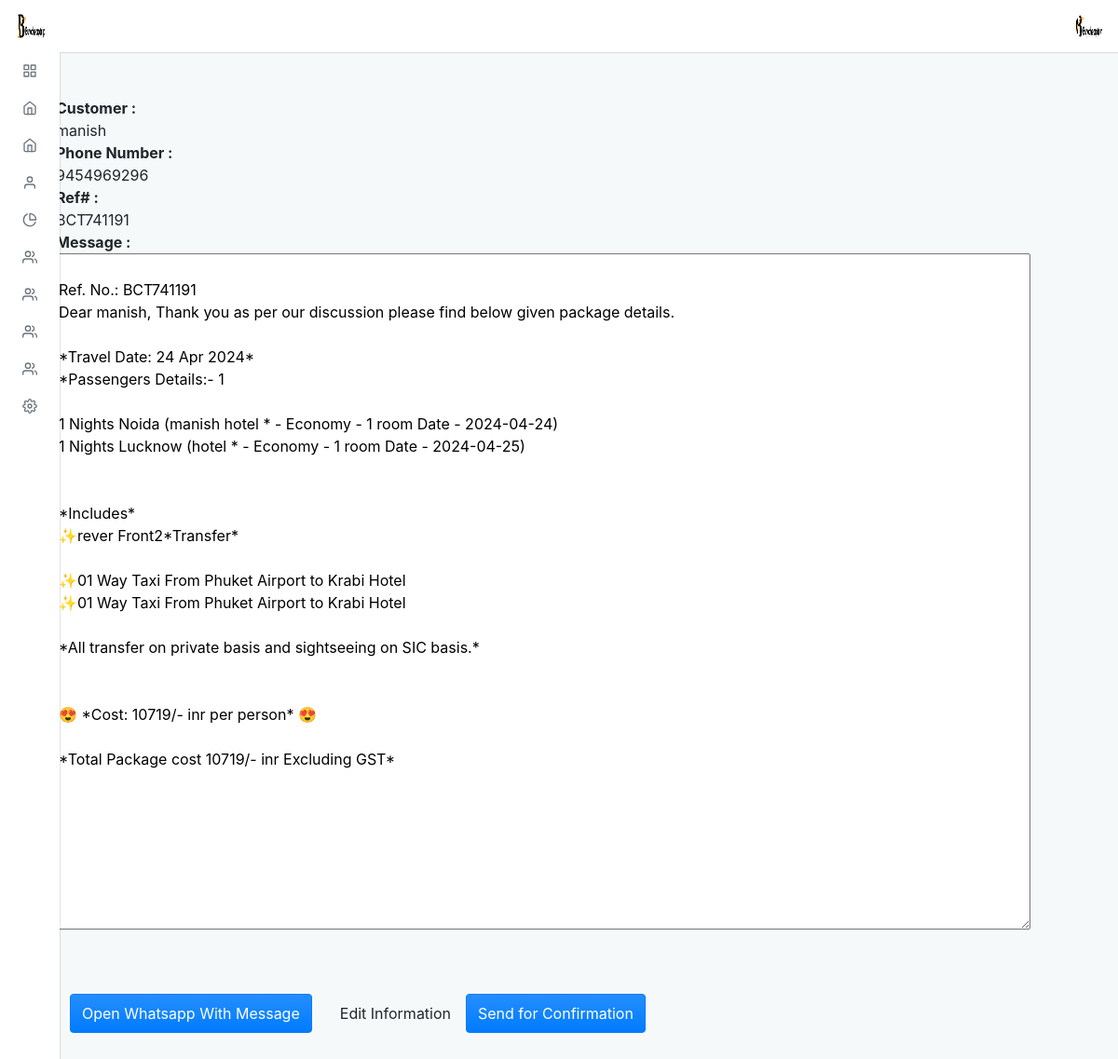
The app's page /admin/default/thailand_package_details?reff_id=BCT741191 (signed in) with its own data.
### tables this page shows
CREATE TABLE `thailand_customers` (
  `cust_id` int(11) NOT NULL,
  `customer_name` varchar(150) NOT NULL,
  `reff_id` varchar(10) NOT NULL,
  `email` varchar(75) NOT NULL,
  `phone` varchar(15) NOT NULL,
  `pax` int(20) NOT NULL,
  `package_inr` double NOT NULL,
  `persion_inr` double NOT NULL,
  `travel_date` varchar(50) NOT NULL,
  `create_date` date NOT NULL DEFAULT current_timestamp(),
  `status` enum('pending','cancel','confirm','') NOT NULL DEFAULT 'pending',
  `account_id` varchar(255) NOT NULL
);

CREATE TABLE `thailand_hotel` (
  `thailand_hotel_id` int(11) NOT NULL,
  `hotelcity_name` varchar(100) NOT NULL,
  `hotels` varchar(100) NOT NULL,
  `category_name` varchar(100) NOT NULL,
  `rooms` int(100) NOT NULL,
  `nights` int(100) NOT NULL,
  `ex_adults` varchar(100) DEFAULT NULL,
  `refer_id` varchar(50) NOT NULL,
  `prices` double DEFAULT NULL,
  `reff_id` varchar(20) NOT NULL,
  `hotel_date` timestamp NOT NULL DEFAULT current_timestamp() ON UPDATE current_timestamp(),
  `hotelCheckinDate` varchar(100) NOT NULL,
  `account_id` varchar(100) DEFAULT NULL
);

CREATE TABLE `cities` (
  `city_id` int(11) NOT NULL,
  `city_name` varchar(100) NOT NULL
);

CREATE TABLE `hotels` (
  `hotel_id` int(11) NOT NULL,
  `hotel_name` varchar(100) NOT NULL,
  `hcity_id` int(5) NOT NULL
);

CREATE TABLE `hotel_categories` (
  `hcategory_id` int(11) NOT NULL,
  `category_name` varchar(100) NOT NULL,
  `hc_id` int(10) NOT NULL,
  `prices` double NOT NULL
);

CREATE TABLE `thailand_sightseeing` (
  `thailand_sight_id` int(255) NOT NULL,
  `sight_city` varchar(255) NOT NULL,
  `sightseeing` varchar(255) NOT NULL,
  `prices` varchar(255) NOT NULL,
  `sight_persion` varchar(255) NOT NULL,
  `sightCheckinDate` varchar(255) NOT NULL,
  `refer_id` varchar(255) NOT NULL,
  `account_id` varchar(255) DEFAULT NULL,
  `reff_id` varchar(15) NOT NULL
);

CREATE TABLE `sightseeing` (
  `sight_id` int(11) NOT NULL,
  `sight_name` varchar(150) NOT NULL,
  `prices` double NOT NULL,
  `tsight_id` int(11) NOT NULL
);

CREATE TABLE `thailand_transport` (
  `thailand_transport_id` int(255) NOT NULL,
  `transport` varchar(255) NOT NULL,
  `prices` varchar(255) NOT NULL,
  `transport_city` varchar(255) NOT NULL,
  `refer_id` varchar(255) NOT NULL,
  `transCheckinDate` varchar(100) DEFAULT NULL,
  `account_id` varchar(100) DEFAULT NULL,
  `trans_pax` varchar(100) NOT NULL,
  `reff_id` varchar(15) NOT NULL
);

CREATE TABLE `transport` (
  `trans_id` int(11) NOT NULL,
  `transport_name` varchar(150) NOT NULL,
  `prices` double NOT NULL,
  `tcity_id` int(11) NOT NULL
);

### admin/default/thailand_package_details.php (the view, shortened to what this page needs)
<?php
include "../../connection.php";
?>
<?php $page = "";
include("./incluede/header.php") ?>
<form action="" method="post">
                            <section class="content">
                                <br>
                                <div class="box box-default">
                                    <br>
                                    <div class="row">
                                        <?php
                                        if(isset($_GET['reff_id'])) {
                                            $reff_id = $_GET['reff_id'];
                                            $escaped_reff_id = mysqli_real_escape_string($conn, $reff_id);
                                            $sql = "SELECT * FROM thailand_customers WHERE reff_id = '$escaped_reff_id'";
                                            $result = mysqli_query($conn, $sql);
                                            if (mysqli_num_rows($result) > 0) {
                                                while($row = mysqli_fetch_assoc($result)) {
                                               ?>
                                        <div class="container">
                                            <div class="col-md-2">
                                                <b>Customer :</b>
                                            </div>
                                            <div class="col-md-4">
                                                <?php echo $row['customer_name']?> </div>
                                        </div>
                                    </div>
                                    <div class="row">
                                        <div class="container">
                                            <div class="col-md-2"> <b>Phone Number :</b> </div>
                                            <div class="col-md-4">
                                                <?php  echo $row['phone']?> </div>
                                        </div>
                                    </div>
                                    <div class="row">
                                        <div class="container">
                                            <div class="col-md-2">
                                                <b>Ref# :</b>
                                            </div>
                                            <div class="col-md-4">
                                                <?php echo $row['reff_id']?> </div>
                                        </div>
                                    </div>
                                    <div class="row">
                                        <div class="container">
                                            <div class="col-md-2">
                                                <b>Message :</b>
                                            </div>
                                            <div class="col-md-4">
                                                <textarea rows="30" cols="100" name="message" id="message" readonly>
Ref. No.: <?php echo $row['reff_id'] ?>
Dear <?php echo $row['customer_name'] ?>, Thank you as per our discussion please find below given package details.
<?php
$timestamp = strtotime($row['travel_date']);
$formatted_date = date("d M Y", $timestamp);
?>
*Travel Date: <?php echo $formatted_date; ?>*
*Passengers Details:- <?php echo $row['pax']; ?>
<?php
 if(isset($_GET['reff_id'])) {
    $reff_id = $_GET['reff_id'];
    $escaped_reff_id = mysqli_real_escape_string($conn, $reff_id);
    $sql = "SELECT th.*, c.*, h.*,hc.*
        FROM thailand_hotel th
        JOIN cities c ON c.city_id = th.hotelcity_name
        JOIN hotels h ON h.hotel_id = th.hotels
        JOIN hotel_categories hc ON hc.prices = th.category_name
        WHERE th.reff_id = '$escaped_reff_id'";
    $result = mysqli_query($conn, $sql);
    if (mysqli_num_rows($result) > 0) {
        while($hot = mysqli_fetch_assoc($result)) {
            ?>
<?php echo $hot['nights']  ?> Nights <?php echo $hot['city_name'] ?> (<?php echo $hot['hotel_name'] ?> * - <?php echo $hot['category_name'] ?> - <?php echo $hot['rooms'] ?> room Date - <?php echo $hot['hotelCheckinDate'] ?>)
<?php
 }
} else {
    echo "No results";
}
}
?>
*Includes*
<?php
 if(isset($_GET['reff_id'])) {
    $reff_id = $_GET['reff_id'];
    $escaped_reff_id = mysqli_real_escape_string($conn, $reff_id);
    $sql = "SELECT ts.*, c.*, s.*
        FROM thailand_sightseeing ts
        JOIN cities c ON c.city_id = ts.sight_city
        JOIN sightseeing s ON s.prices = ts.sightseeing
        WHERE ts.reff_id = '$escaped_reff_id'";
$result = mysqli_query($conn, $sql);
if (mysqli_num_rows($result) > 0) {
    while($sight = mysqli_fetch_assoc($result)) {
   ?>
✨<?php
  echo $sight['sight_name']?>
<?php
    }
}
} else {
    echo "No results";
}
?>
*Transfer*
<?php
 if(isset($_GET['reff_id'])) {
    $reff_id = $_GET['reff_id'];
    $escaped_reff_id = mysqli_real_escape_string($conn, $reff_id);
    $sql = "SELECT tt.*, c.*, t.*
        FROM thailand_transport tt
        JOIN cities c ON c.city_id = tt.transport_city
        JOIN transport t ON t.trans_id = tt.transport
        WHERE tt.reff_id = '$escaped_reff_id'";
    $result = mysqli_query($conn, $sql);
    if (mysqli_num_rows($result) > 0) {
        while($trans = mysqli_fetch_assoc($result)) {
       ?>
✨<?php
 echo $trans['transport_name']?>
<?php
        }
    }
    } else {
        echo "No results";
    }
?>
*All transfer on private basis and sightseeing on SIC basis.*
😍 *Cost: <?php echo $row['persion_inr'] ?>/- inr per person* 😍
*Total Package cost <?php echo $row['package_inr'] ?>/- inr Excluding GST*
 </textarea>
                                            </div>
                                        </div>
                                    </div><br>
                                    <div class="row">
                                        <div class="container">
                                            <div class="col-md-2"> &nbsp;</div>
                                            <div class="col-md-8">
                                                <table>
                                                    <tr>
                                                        <td style="padding: 15px;">
                                                            <a id="aWhatsapp" name="aWhatsapp" href="https://wa.me/<?php echo $row['phone'] ?>" target="_blank" class="btn btn-primary">Open Whatsapp With Message</a>
                                                        </td>
                                                        <td style="padding: 15px;">
                      Edit Information
                  </td>
                                                        <td>
                                                            <form action="" method="POST" id="send_confirmation_frm">
                      <button type="submit" name="send_confirmation" id="send_confirmation" class="btn btn-primary" ><i class="fa fa-envelope"></i> Send for Confirmation</button>
                    </form>
                                                        </td>
                                                    </tr>
                                                </table>
                                            </div>
                                        </div>
                                    </div><br><br><br><br><br>
                                </div>
                            </section>
                            <?php
 }
} else {
    echo "No results";
}
}
?>
                        </form>
                        <?php include("./incluede/footer.php") ?>

### admin/default/incluede/header.php (shortened to what this page needs)
<!DOCTYPE html>
<html lang="en">
<head>
  <link rel="stylesheet" type="text/css" href="./dist/css/adminx.css" media="screen" />
</head>
<body class=" virat">
  <div class="adminx-container">
    <?php
    $query = "select * from admin_login";
    $result = mysqli_query($conn, $query);
    while ($row = mysqli_fetch_assoc($result)) {
    ?>
      <nav class="navbar navbar-expand justify-content-between fixed-top virat_1">
        <a class="navbar-brand mb-0 h1 d-none d-md-block" href="admin">
          <img src="../upload/<?php echo $row['image']; ?>" class="navbar-brand-image d-inline-block align-top mr-2" class="circle" alt="">
        </a>
        <ul class="navbar-nav d-flex justify-content-end mr-2">
          <li class="nav-item dropdown">
            <a class="nav-link avatar-with-name" id="navbarDropdownMenuLink" data-toggle="dropdown" href="#">
              <img src="../upload/<?php echo $row['image']; ?>" class="d-inline-block align-top" class="rounded" alt="">
            </a>
          </li>
        </ul>
      <?php
    }
      ?>
      </nav>
      <div class="adminx-sidebar expand-hover push">
        <ul class="sidebar-nav">
          <li class="sidebar-nav-item">
            <a href="admin" class="sidebar-nav-link <?php if ($page == 'home') {
                                                      echo 'active';
                                                    } ?>">
              <span class="sidebar-nav-icon">
                <i data-feather="grid"></i>
              </span>
            </a>
          </li>
          <li class="sidebar-nav-item">
            <a class="sidebar-nav-link <?php if ($page == 'thailand') {
                                          echo 'active';
                                        } ?> collapsed" data-toggle="collapse" href="#examplepackage" aria-expanded="false" aria-controls="examplepackage">
              <span class="sidebar-nav-icon">
                <i data-feather="home"></i>
              </span>
            </a>
          </li>
          <li class="sidebar-nav-item">
            <a class="sidebar-nav-link <?php if ($page == 'slider') {
                                          echo 'active';
                                        } ?> collapsed" data-toggle="collapse" href="#example" aria-expanded="false" aria-controls="example">
              <span class="sidebar-nav-icon">
                <i data-feather="home"></i>
              </span>
            </a>
          </li>
          <li class="sidebar-nav-item">
            <a class=" sidebar-nav-link <?php if ($page == 'about') {
                                          echo 'active';
                                        } ?> collapsed" data-toggle="collapse" href="#exampl_a" aria-expanded="false" aria-controls="exampl_a">
              <span class="sidebar-nav-icon">
                <i data-feather="user"></i>
              </span>
            </a>
          </li>
          <li class="sidebar-nav-item">
            <a class=" sidebar-nav-link <?php if ($page == 'our') {
                                          echo 'active';
                                        } ?> collapsed" data-toggle="collapse" href="#examp" aria-expanded="false" aria-controls="examp">
              <span class="sidebar-nav-icon">
                <i data-feather="pie-chart"></i>
              </span>
            </a>
          </li>
          <li class="sidebar-nav-item">
            <a class=" sidebar-nav-link <?php if ($page == 'transport') {
                                          echo 'active';
                                        } ?> collapsed" data-toggle="collapse" href="#exa_team" aria-expanded="false" aria-controls="exa_team">
              <span class="sidebar-nav-icon">
                <i data-feather="users"></i>
              </span>
            </a>
          </li>
          <li class="sidebar-nav-item">
            <a class=" sidebar-nav-link <?php if ($page == 'transport') {
                                          echo 'active';
                                        } ?> collapsed" data-toggle="collapse" href="#exa_team89" aria-expanded="false" aria-controls="exa_team89">
              <span class="sidebar-nav-icon">
                <i data-feather="users"></i>
              </span>
            </a>
          </li>
          <li class="sidebar-nav-item">
            <a class=" sidebar-nav-link <?php if ($page == 'transport') {
                                          echo 'active';
                                        } ?> collapsed" data-toggle="collapse" href="#exa_team99" aria-expanded="false" aria-controls="exa_team99">
              <span class="sidebar-nav-icon">
                <i data-feather="users"></i>
              </span>
            </a>
          </li>
          <li class="sidebar-nav-item">
            <a class=" sidebar-nav-link <?php if ($page == 'users') {
                                          echo 'active';
                                        } ?> collapsed" data-toggle="collapse" href="#exa_team98" aria-expanded="false" aria-controls="exa_team98">
              <span class="sidebar-nav-icon">
                <i data-feather="users"></i>
              </span>
            </a>
          </li>
          <li class="sidebar-nav-item">
            <a class=" sidebar-nav-link <?php if ($page == 'setting') {
                                          echo 'active';
                                        } ?> collapsed" data-toggle="collapse" href="#ex" aria-expanded="false" aria-controls="ex">
              <span class="sidebar-nav-icon">
                <i data-feather="settings"></i>
              </span>
            </a>
      </div>

### records on screen
thailand_customers: customer_name "manish", phone "9454969296", reff "BCT741191", message "Ref. No.: BCT741191 Dear manish, Thank you as per our discussion please find below given package details. *Travel Date: 24 Apr 2024* *Passengers Details:- 1 1 Nights Noida (manish hotel * - Economy - 1 room Date - 2024-04-24) 1 Nights Lucknow (hotel * - Economy - 1 room Date - 2024-04-25) *Includes* ✨rever Front2*Transfer* ✨01 Way Taxi From Phuket Airport to Krabi Hotel ✨01 Way Taxi From Phuket Airport to Krabi Hotel *All transfer on private basis and sightseeing on SIC basis.* 😍 *Cost: 10719/- inr per person* 😍 *Total Package cost 10719/- inr Excluding GST*"
